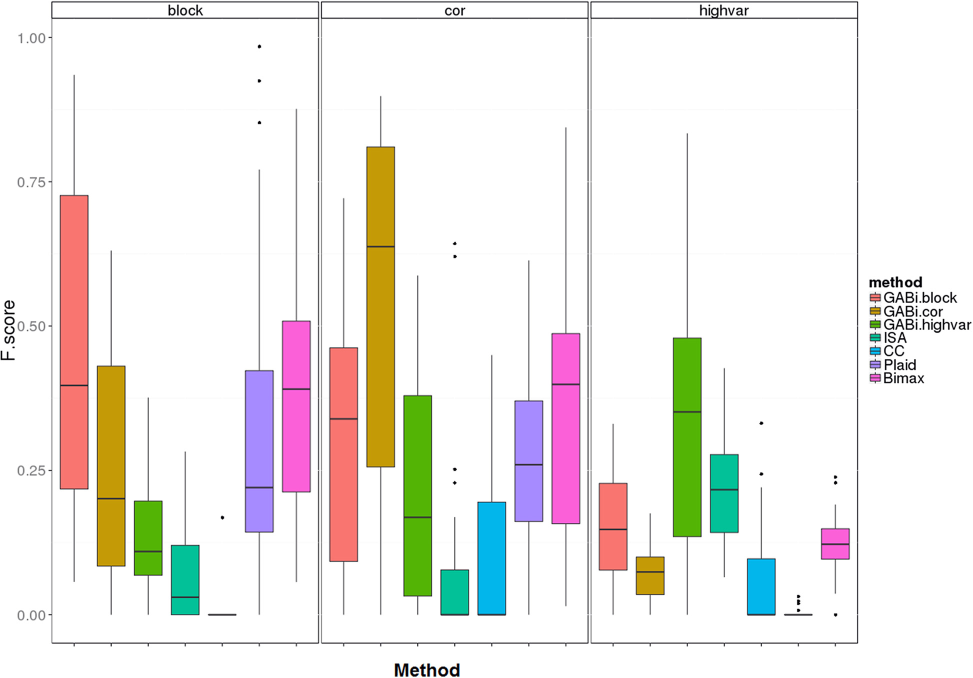
#> input picture PMC4247685/figure-reproduction/published/figure-2.jpg, 1946 x 1355 px (shown at 1/2 size)
$ python fig2_measure.py ../published/figure-2.jpg ../published/figure-2.jpg
#> lines starting #> are read from the running program, lines starting #| are printed output that depends on the picture
"""Read the box statistics of the published Fig. 2 from its pixels.

ggplot2 places the 7 methods of each panel at x = 1..7 on a discrete axis expanded by 0.6, with
boxes 0.75 wide. For each box this reads, in F.score units: the whisker ends (dark line along the
box centre), the hinges (extent of the fill colour beside the centre) and the median (dark row
inside the fill). Usage: python3 fig2_measure.py <figure-2.jpg> <out.json>
"""
import json
import sys

import numpy as np
from PIL import Image

METHODS = ["GABi.block", "GABi.cor", "GABi.highvar", "ISA", "CC", "Plaid", "Bimax"]
STRUCTURES = ["block", "cor", "highvar"]


def long_columns(g, top, bottom, frac=0.9):
    cov = (g[top:bottom] < 150).mean(axis=0)
    cols = np.where(cov > frac)[0]
    return [float(c.mean()) for c in np.split(cols, np.where(np.diff(cols) > 1)[0] + 1)]


def main():
    path, out = sys.argv[1], sys.argv[2]
    rgb = np.asarray(Image.open(path).convert("RGB")).astype(int)
    g = rgb.mean(axis=2)
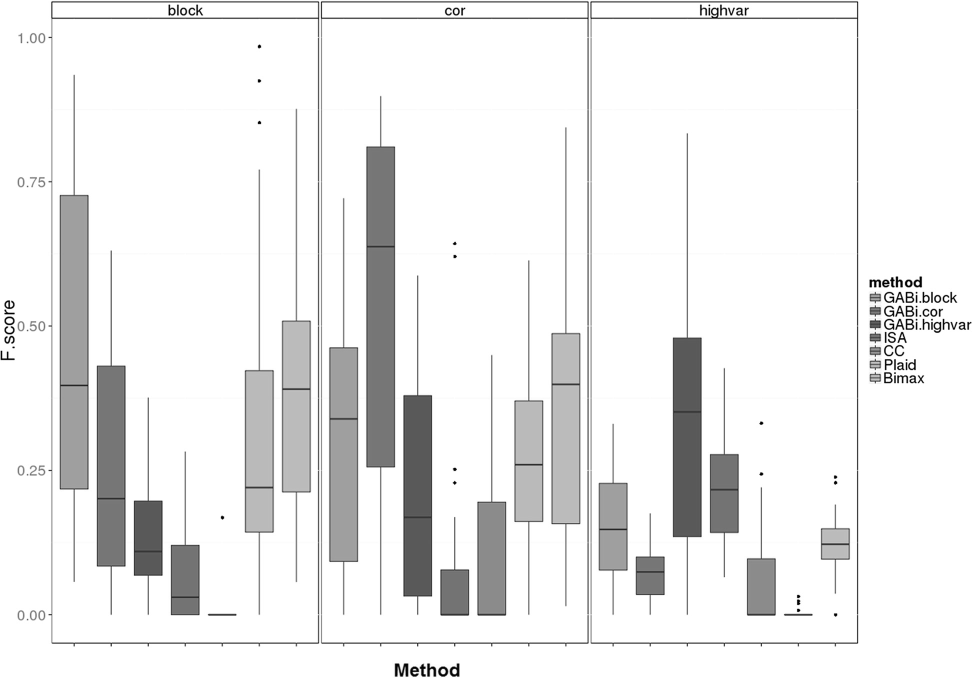
#> g: shape (1355, 1946) float64 (shown at 1/2 size); min 0, max 255, mean 236.7
    sat = rgb.max(axis=2) - rgb.min(axis=2)
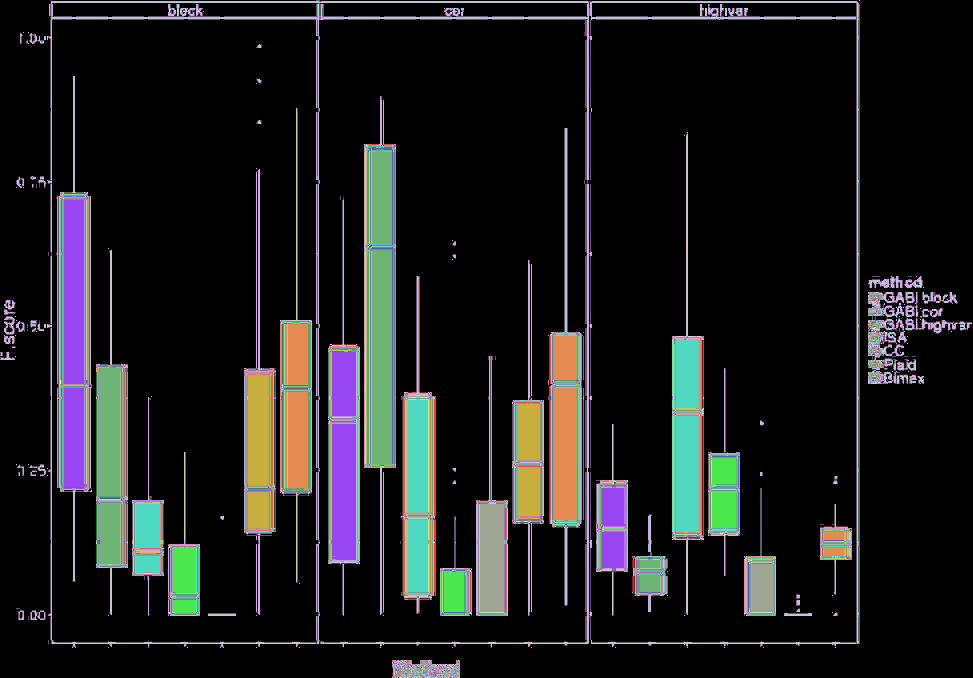
#> sat: shape (1355, 1946) int64 (shown at 1/2 size); 256 distinct labels, from 0 to 255; one colour per label, 0 black

    # Panel interior: below the strip (row 36) and above the bottom border (row 1285).
    top, bottom = 40, 1280
    borders = long_columns(g, top, bottom)
#> in long_columns, `cov = (g[top:bottom] < 150).mean(axis=0)`: cov = 1946 values, max 1 at index 103, min 0 at index 0, mean 0.0867
#> in long_columns, `cols = np.where(cov > frac)[0]`: cols = [103, 636, 637, 642, 643, 1175, 1176, 1182, 1714, 1715]
#> borders = [103, 636.5, 642.5, 1175.5, 1182, 1714.5]
    panels = [(borders[0], borders[1]), (borders[2], borders[3]), (borders[4], borders[5])]
#> panels = [(103, 636.5), (642.5, 1175.5), (1182, 1714.5)]

    # y calibration from the tick marks left of the first panel.
    x0 = int(round(borders[0]))
#> x0 = 103
    band = g[:, x0 - 6: x0 - 1]
#> band = 1355 rows, first 6: [254, 255, 254, 255, 255], [255, 255, 255, 255, 253.7], [254, 252, 255, 254, 255], [255, 252, 255, 250, 255], [255, 253, 255, 252, 255], [255, 254, 255, 255, 255]
    rows = np.where((band < 170).sum(axis=1) >= 4)[0]
#> rows = [74, 75, 362, 363, 364, 651, 652, 940, 941, 1228, 1229, 1230]
    rows = rows[(rows > top) & (rows < bottom)]
    ticks = [float(r.mean()) for r in np.split(rows, np.where(np.diff(rows) > 1)[0] + 1)]
#> ticks = [74.5, 363, 651.5, 940.5, 1229]
    vals = [1.0, 0.75, 0.5, 0.25, 0.0]
    slope, icpt = np.polyfit(ticks, vals, 1)
#> slope = -0.000866; icpt = 1.06
    to_val = lambda y: float(slope * y + icpt)

    res = {"y_ticks_px": ticks, "y_per_px": float(slope), "panels_px": panels, "boxes": {}}
    for s, (pl, pr) in zip(STRUCTURES, panels):
        unit = (pr - pl) / 7.2
        res["boxes"][s] = {}
        for k, m in enumerate(METHODS, start=1):
            cx = pl + (k - 0.4) * unit
            c = int(round(cx))
            side = int(round(cx + 0.2 * unit))
            fill = np.where(sat[top:bottom, side] > 60)[0] + top
            dark_side = np.where(g[top:bottom, side] < 90)[0] + top
            box = {}
            if len(fill):
                q3_px, q1_px = fill.min() - 0.5, fill.max() + 0.5
                inner = dark_side[(dark_side > fill.min()) & (dark_side < fill.max())]
                # A median on a hinge overlays the box border; take that hinge.
                med_px = float(inner.mean()) if len(inner) else (
                    q1_px if g[int(fill.max()) + 1: int(fill.max()) + 4, side].min() < 90 else q3_px)
            else:
                # Degenerate box: hinges and median coincide on one dark row.
                q3_px = q1_px = med_px = float(dark_side.mean())
            box["q1"], box["q3"] = to_val(q1_px), to_val(q3_px)
            box["median"] = to_val(med_px) if med_px is not None else None
            # Whiskers: dark pixels on the centre column contiguous with the box.
            col = g[:, c - 2: c + 3].min(axis=1) < 150
            y = int(np.floor(q3_px))
            while y > top and col[y - 1]:
                y -= 1
            box["upper"] = to_val(y)
            y = int(np.ceil(q1_px))
            while y < bottom and col[y + 1]:
                y += 1
            box["lower"] = to_val(y)
            # Outlier dots: separate dark runs on the centre column beyond the whiskers.
            dots = np.where(col[top:bottom])[0] + top
            runs = np.split(dots, np.where(np.diff(dots) > 1)[0] + 1) if len(dots) else []
            box["outliers"] = [to_val(float(r.mean())) for r in runs
                               if len(r) and (r.max() < to_px(box["upper"], slope, icpt) - 2 or
                                              r.min() > to_px(box["lower"], slope, icpt) + 2)]
            res["boxes"][s][m] = {k2: (round(v, 4) if isinstance(v, float) else
                                       [round(o, 4) for o in v] if isinstance(v, list) else v)
                                  for k2, v in box.items()}
#> this loop made 3 passes
#> (s, pl, pr, unit) on passes 1 to 3: ('block', 103, 636.5, 74.1), ('cor', 642.5, 1175.5, 74.03), ('highvar', 1182, 1714.5, 73.96)
#> after the loop, res = 4 items
    with open(out, "w") as f:
        json.dump(res, f, indent=1)
    for s in STRUCTURES:
        for m in METHODS:
            b = res["boxes"][s][m]
            print(f"{s:8s} {m:13s} lo {b['lower']:.3f} q1 {b['q1']:.3f} med "
                  f"{b['median'] if b['median'] is None else round(b['median'], 3)} q3 {b['q3']:.3f} "
                  f"hi {b['upper']:.3f} out {len(b['outliers'])}")


def to_px(v, slope, icpt):
    return (v - icpt) / slope


if __name__ == "__main__":
    main()
